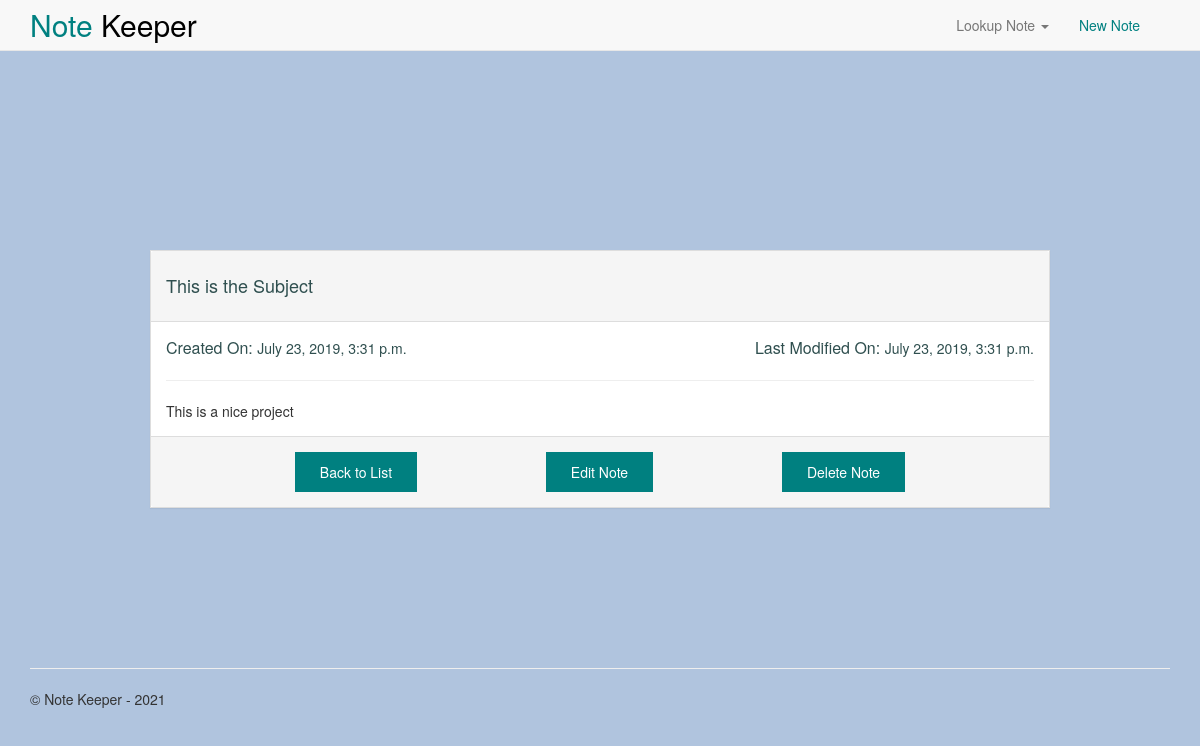
The page /note/2/detail/ on the database as committed earlier.
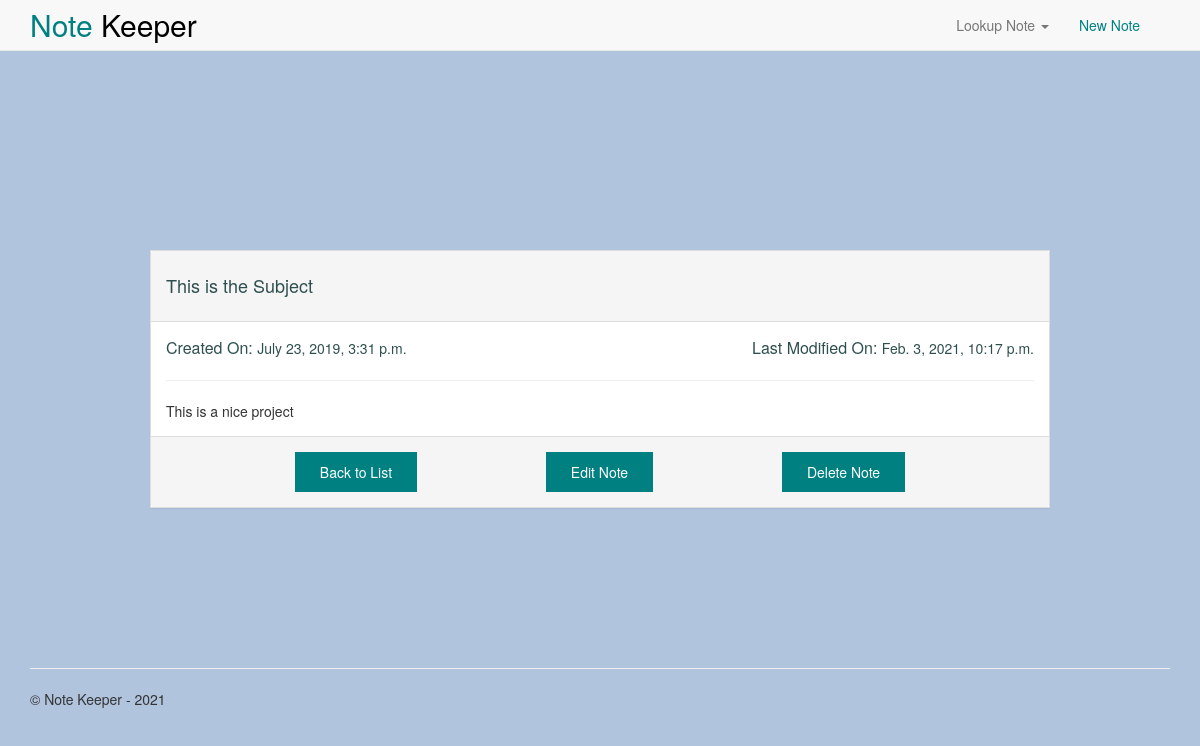
The same page on the database as committed later.
### app/models.py (models this page shows, shortened)
class Note(models.Model):
    subject = models.CharField(max_length=500)
    detail = models.TextField(null = True, blank=True)
    priority = models.TextField(max_length=6, choices=PRIORITY_CHOICE, default='medium')
    created_date = models.DateTimeField()
    last_modified = models.DateTimeField()
    is_deleted = models.BooleanField()

### app/views.py (the view)
# urls.py: path('note/<int:pk>/detail/', views.note_detail, name='note_detail'),
def note_detail(request, pk):
    assert isinstance(request, HttpRequest)
    note =  get_object_or_404(Note, pk=pk)
    return render(
        request,
        'app/note_detail.html',
        {
            'title':'Note Detail',
            'year':datetime.now().year,
            'note': note
        }
    )

### app/templates/app/note_detail.html
﻿{% extends "app/layout.html" %}
{% block content %}
<div class="note-detail">
  <div class="panel panel-default note-detail__panel">
    <div class="panel-heading note-detail__panel-header">
      <h1 class="panel-title note-detail__panel-title">
        {{note.subject}}
      </h1>
    </div>
    <div class="panel-body">
      <div class="note-detail__date-section">
        <div>
          <span class="note-detail__created-date-key">
            Created On:
          </span>
          <span class="note-detail__created-date-value">
            {{note.created_date}}
          </span>
        </div>
        <div>
          <span class="note-detail__modified-date-key">
            Last Modified On:
          </span>
          <span class="note-detail__modified-date-value">
            {{note.last_modified}}
          </span>
        </div>
      </div>
      <hr/>
      <div>
        {{note.detail|linebreaksbr}}
      </div>
    </div>
    <div class="panel-footer note-detail__footer">
      <div class="note-detail__flex-container">
        <div>
          <a class="note-detail__button" href="{% url 'home' %}">
            Back to List
          </a>
        </div>
        <div>
          <a class="note-detail__button" href="{% url 'edit_note' pk=note.id %}" >
            Edit Note
          </a>
        </div>
        <div>
          <a class="note-detail__button" href="{% url 'delete_note' pk=note.id %}" >
            Delete Note
          </a>
        </div>
      </div>
    </div>
  </div>
</div>
{% endblock %}

### app/templates/app/layout.html (shortened to what this page needs)
﻿<!DOCTYPE html>
<html>
<head>
  {% load staticfiles %}
  <link rel="stylesheet" type="text/css" href="{% static 'app/content/bootstrap.min.css' %}" />
  <link rel="stylesheet" type="text/css" href="{% static 'app/content/site.css' %}" />
</head>
<body>
<div class="navbar navbar-default navbar-fixed-top">
  <div class="container">
    <div class="navbar-header">
      <a href="/" class="navbar-brand" style="font-size: 30px; font-weight: 500;">
        <span style="color: #008080;">Note</span>
        <span style="color: black;"> Keeper</span>
      </a>
    </div>
    <div class="navbar-collapse collapse navbar-right">
      <ul class="nav navbar-nav">
          <li class="dropdown">
              <a href="#" class="dropdown-toggle" data-toggle="dropdown">
                  Lookup Note
                  <b class="caret"></b>
              </a>
          </li>
          <li><a href="{% url 'create_note' %}" style="color: #008080;">New Note</a></li>
      </ul>
    </div>
  </div>
</div>
<div class="container body-content">
  {% block content %}{% endblock %}
  <hr/>
  <footer>
    <p>&copy; Note Keeper - {{ year }}  </p>
  </footer>
</div>
</body>
</html>

### app/static/app/content/site.css (style rules this page uses)
body { background-color: lightsteelblue; padding-top: 50px; padding-bottom: 20px; }
.body-content { padding-left: 15px; padding-right: 15px; }
.note-detail { margin-top: 60px; padding: 120px; }
.note-detail__panel { border-radius: 0px; }
.note-detail__panel-header { padding: 25px 15px 25px 15px; }
.note-detail__panel-title { font-weight: 500; font-size: 18px; color: darkslategray; }
.note-detail__date-section { display: flex; justify-content: space-between; }
.note-detail__created-date-key { font-weight: 500; font-size: 16px; color: darkslategray; }
.note-detail__created-date-value { font-weight: 500; font-size: 14px; color: darkslategray; }
.note-detail__modified-date-key { font-weight: 500; font-size: 16px; color: darkslategray; }
.note-detail__modified-date-value { font-weight: 500; font-size: 14px; color: darkslategray; }
.note-detail__footer { padding: 25px 15px 25px 15px; }
.note-detail__flex-container { display: flex; justify-content: space-evenly; }
.note-detail__button { padding: 10px 25px 10px 25px; background-color: #008080; color: white; font-size: 14px; font-weight: 400; }

Rows that differ between the two databases and show on the page:
changed Note "This is the Subject": last_modified "July 23, 2019, 3:31 p.m." → "Feb. 3, 2021, 10:17 p.m."
